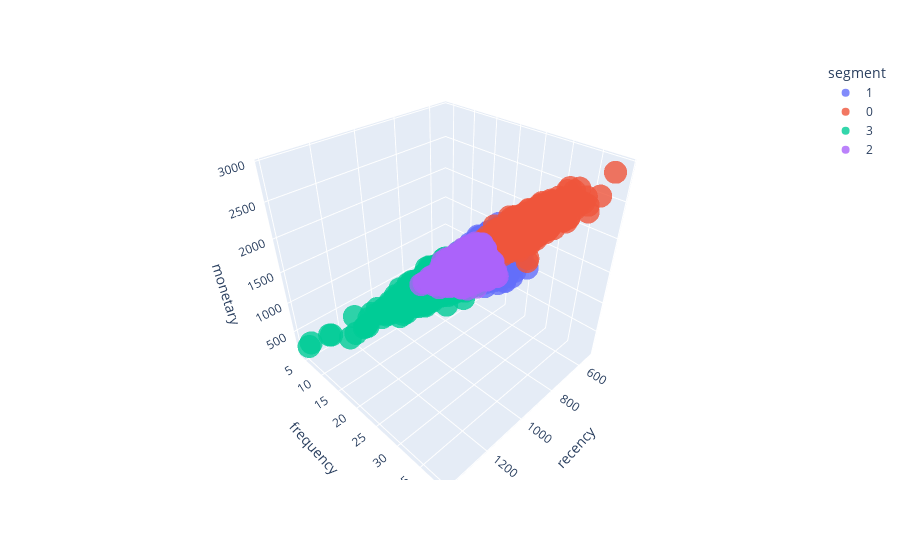

Write notebook code for a chart like this one.
### Code cell
RFM['segment'] = list(map(str, segment))
fig = px.scatter_3d(RFM, x='recency', y='frequency', z='monetary', color='segment',opacity = 0.8, height=800)
fig.show() # to show as static image: fig.show('svg')

### Figure 1 — Plotly figure (JSON) as saved in the notebook; plotly's stock layout.template omitted (floating-point values rounded to 4 significant figures; data arrays with more than 128 entries replaced by an {"elided": "..."} marker saying what was removed)
{"data": [{"hovertemplate": "segment=1<br>recency=%{x}<br>frequency=%{y}<br>monetary=%{z}<extra></extra>", "legendgroup": "1", "marker": {"color": "#636efa", "opacity": 0.8, "symbol": "circle"}, "mode": "markers", "name": "1", "scene": "scene", "showlegend": true, "type": "scatter3d", "x": {"elided": "2756 int values"}, "y": {"elided": "2756 int values"}, "z": {"elided": "2756 int values"}}, {"hovertemplate": "segment=0<br>recency=%{x}<br>frequency=%{y}<br>monetary=%{z}<extra></extra>", "legendgroup": "0", "marker": {"color": "#EF553B", "opacity": 0.8, "symbol": "circle"}, "mode": "markers", "name": "0", "scene": "scene", "showlegend": true, "type": "scatter3d", "x": {"elided": "1732 int values"}, "y": {"elided": "1732 int values"}, "z": {"elided": "1732 int values"}}, {"hovertemplate": "segment=3<br>recency=%{x}<br>frequency=%{y}<br>monetary=%{z}<extra></extra>", "legendgroup": "3", "marker": {"color": "#00cc96", "opacity": 0.8, "symbol": "circle"}, "mode": "markers", "name": "3", "scene": "scene", "showlegend": true, "type": "scatter3d", "x": {"elided": "637 int values"}, "y": {"elided": "637 int values"}, "z": {"elided": "637 int values"}}, {"hovertemplate": "segment=2<br>recency=%{x}<br>frequency=%{y}<br>monetary=%{z}<extra></extra>", "legendgroup": "2", "marker": {"color": "#ab63fa", "opacity": 0.8, "symbol": "circle"}, "mode": "markers", "name": "2", "scene": "scene", "showlegend": true, "type": "scatter3d", "x": {"elided": "1764 int values"}, "y": {"elided": "1764 int values"}, "z": {"elided": "1764 int values"}}], "layout": {"autosize": true, "legend": {"title": {"text": "segment"}, "tracegroupgap": 0}, "margin": {"t": 60}, "scene": {"aspectmode": "auto", "aspectratio": {"x": 1, "y": 1, "z": 1}, "domain": {"x": [0, 1], "y": [0, 1]}, "xaxis": {"title": {"text": "recency"}, "type": "linear"}, "yaxis": {"title": {"text": "frequency"}, "type": "linear"}, "zaxis": {"title": {"text": "monetary"}, "type": "linear"}}}}
